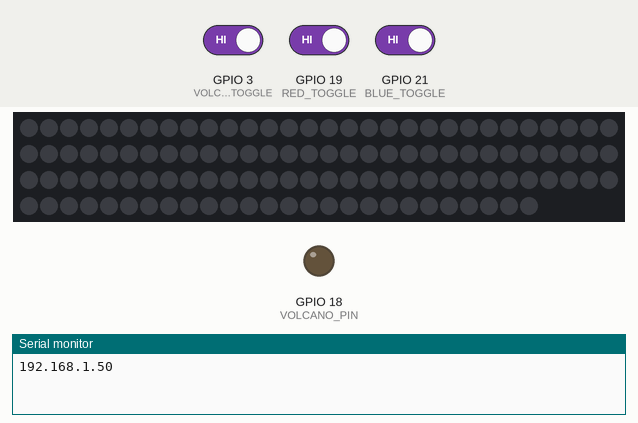
A sketch run on a simulated ESP32. Shown: 116 RGB LEDs in strip order, left to right, continuing on the next row, output pins drawn as LEDs (lit = HIGH), the last lines printed to the serial monitor. Inputs (shaded band) come from the test bench; at power-on: GPIO 19 (RED_TOGGLE) HIGH, GPIO 21 (BLUE_TOGGLE) HIGH, GPIO 3 (VOLCANO_TOGGLE) HIGH. WiFi joins after 1.5 s; servers stay silent unless stated.

Above: at 2.7 s.
2.8 s: GPIO 19 (RED_TOGGLE) driven LOW
At 2.86 s:
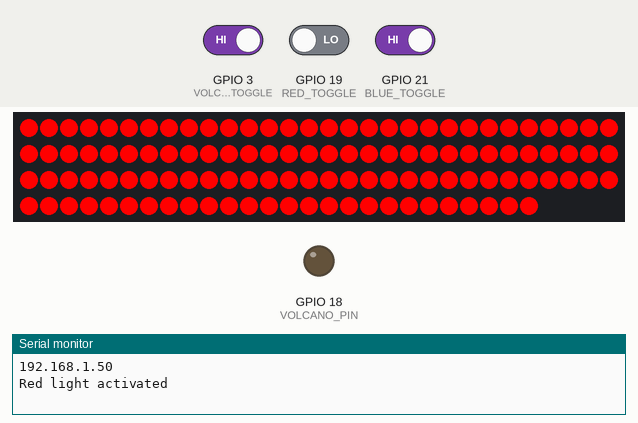
4.9 s: GPIO 19 (RED_TOGGLE) driven HIGH
6.4 s: GPIO 21 (BLUE_TOGGLE) driven LOW
At 6.54 s:
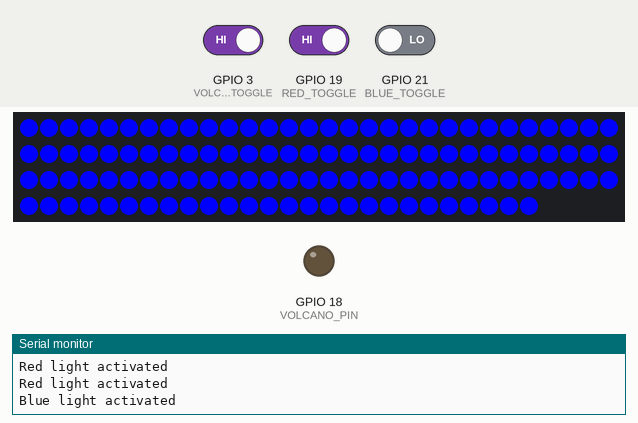
8.6 s: GPIO 21 (BLUE_TOGGLE) driven HIGH
10.1 s: GPIO 3 (VOLCANO_TOGGLE) driven LOW
At 11.3 s:
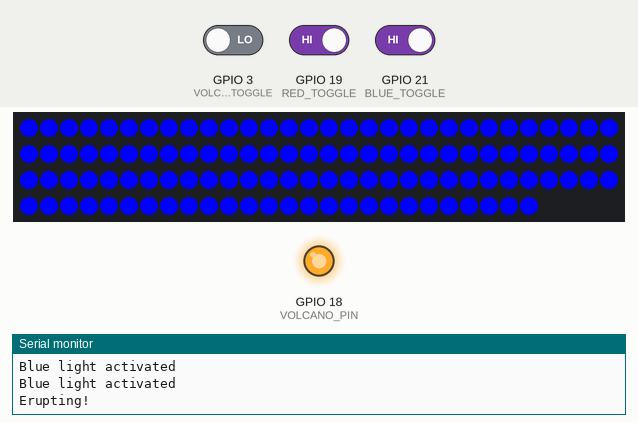
11.6 s: GPIO 19 (RED_TOGGLE) driven LOW
At 11.83 s:
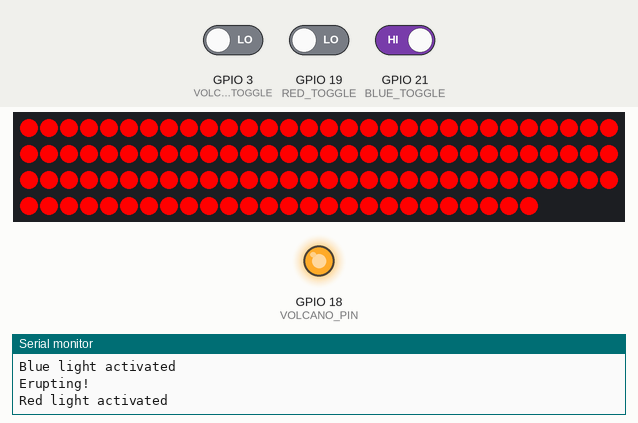
Timing chart, 0 to 14.4 s (numbered marks = the images above; inputs shaded):
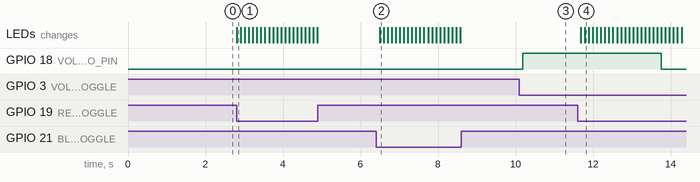

The sketch:

volcano.ino
```cpp
#include <Adafruit_NeoPixel.h>
#include <ESPmDNS.h>
#include <WiFi.h>
#include "AsyncUDP.h"

#define NEOPIXEL_PIN 5
#define BLUE_TOGGLE 21
#define RED_TOGGLE 19
#define VOLCANO_TOGGLE 3
#define VOLCANO_PIN 18

#define VOLCANO_INTERVAL 3500
#define WIFI_INTERVAL 1000
#define CONNECT_DELAY 5000
#define NORMAL_DELAY 100
#define NUM_PIXELS 116

const char* ssid = "roboclash24";
const char* password = "captainblackblack";
const String hostname = "RC24-BV";

Adafruit_NeoPixel pixels(NUM_PIXELS, NEOPIXEL_PIN, NEO_GRB + NEO_KHZ800);
AsyncUDP udp;

unsigned long curr_millis = 0, prev_wifi_millis = 0, prev_volcano_millis = 0;
bool prev_red_state = false, prev_blue_state = false, prev_volcano_state = false;

void blue();
void red();
void white();
void none();
void erupt();

void setup() {
  pinMode(BLUE_TOGGLE, INPUT_PULLUP);
  pinMode(RED_TOGGLE, INPUT_PULLUP);
  pinMode(VOLCANO_TOGGLE, INPUT_PULLUP);
  pinMode(VOLCANO_PIN, OUTPUT);
  digitalWrite(VOLCANO_PIN, LOW);

  pixels.begin();
  //pixels.setBrightness(20);
  Serial.begin(9600);

  WiFi.mode(WIFI_STA);
  WiFi.config(INADDR_NONE, INADDR_NONE, INADDR_NONE);
  if (!WiFi.setHostname(hostname.c_str())) {
    Serial.println("Hostname failed to configure");
  }
  WiFi.begin(ssid, password);

  while (WiFi.waitForConnectResult() != WL_CONNECTED) {
    Serial.println("Connection Failed! Rebooting...");
    delay(CONNECT_DELAY);
    ESP.restart();
  }
  Serial.println(WiFi.localIP());

  if (udp.listen(9999)) {
    udp.onPacket([](AsyncUDPPacket packet) {
      String msg = packet.readStringUntil('\n');
      Serial.println("Message received: " + msg);

      if (msg == "red") red();
      else if (msg == "blue") blue();
      else if (msg == "off") white();
      else if (msg == "erupt") erupt();
    });
  }
}

void loop() {
  curr_millis = millis();

  if (WiFi.status() != WL_CONNECTED && curr_millis - prev_wifi_millis >= WIFI_INTERVAL) {
    Serial.println("Reconnecting to WiFi...");
    WiFi.disconnect();
    WiFi.reconnect();
    prev_wifi_millis = curr_millis;
  }
  if (prev_volcano_state && curr_millis - prev_volcano_millis >= VOLCANO_INTERVAL) {
    Serial.println("Volcano finished erupting!");
    digitalWrite(VOLCANO_PIN, LOW);
    prev_volcano_state = false;
  }

  int red_state = digitalRead(RED_TOGGLE);
  int blue_state = digitalRead(BLUE_TOGGLE);
  int volcano_state = digitalRead(VOLCANO_TOGGLE);
  //Serial.println(String(red_state) + " " + String(blue_state) + " " + String(volcano_state) + " " + String(light));

  if (red_state == LOW) {
    if (prev_red_state) none();
    else red();
    prev_red_state = !prev_red_state;
  }
  else if (blue_state == LOW) {
    if (prev_blue_state) none();
    else blue();
    prev_blue_state = !prev_blue_state;
  }
  else if (volcano_state == LOW) erupt();

  delay(NORMAL_DELAY);
}

void blue() {
  pixels.clear();
  pixels.setBrightness(255);
  for (int pixel=0; pixel<NUM_PIXELS; pixel++) pixels.setPixelColor(pixel, pixels.Color(0, 0, 255));
  Serial.println("Blue light activated");
  pixels.show();
}

void red() {
  pixels.clear();
  pixels.setBrightness(255);
  for (int pixel=0; pixel<NUM_PIXELS; pixel++) pixels.setPixelColor(pixel, pixels.Color(255, 0, 0));
  Serial.println("Red light activated");
  pixels.show();
}

void white() {
  pixels.clear();
  pixels.setBrightness(100);
  for (int pixel=0; pixel<NUM_PIXELS; pixel++) pixels.setPixelColor(pixel, pixels.Color(255, 255, 255));
  Serial.println("White light activated");
  pixels.show();
}

void none() {
  pixels.clear();
  pixels.show();
}

void erupt() {
  if (prev_volcano_state) return;
  Serial.println("Erupting!");
  digitalWrite(VOLCANO_PIN, HIGH);
  prev_volcano_state = true;
  prev_volcano_millis = curr_millis;
}
```

Measured:
- after the input at 2.8 s, the LEDs: change at once (image 1)
- after the input at 4.9 s, every drawn part: stays the same
- after the input at 6.4 s, the LEDs: change after 0.10 s (image 2)
- after the input at 8.6 s, every drawn part: stays the same
- after the input at 10.1 s, GPIO 18 (VOLCANO_PIN): LOW → HIGH after 0.08 s
- after the input at 11.6 s, GPIO 18 (VOLCANO_PIN): HIGH → LOW after 2.2 s; the LEDs: first change after 0.09 s (image 4 shows a later state)
